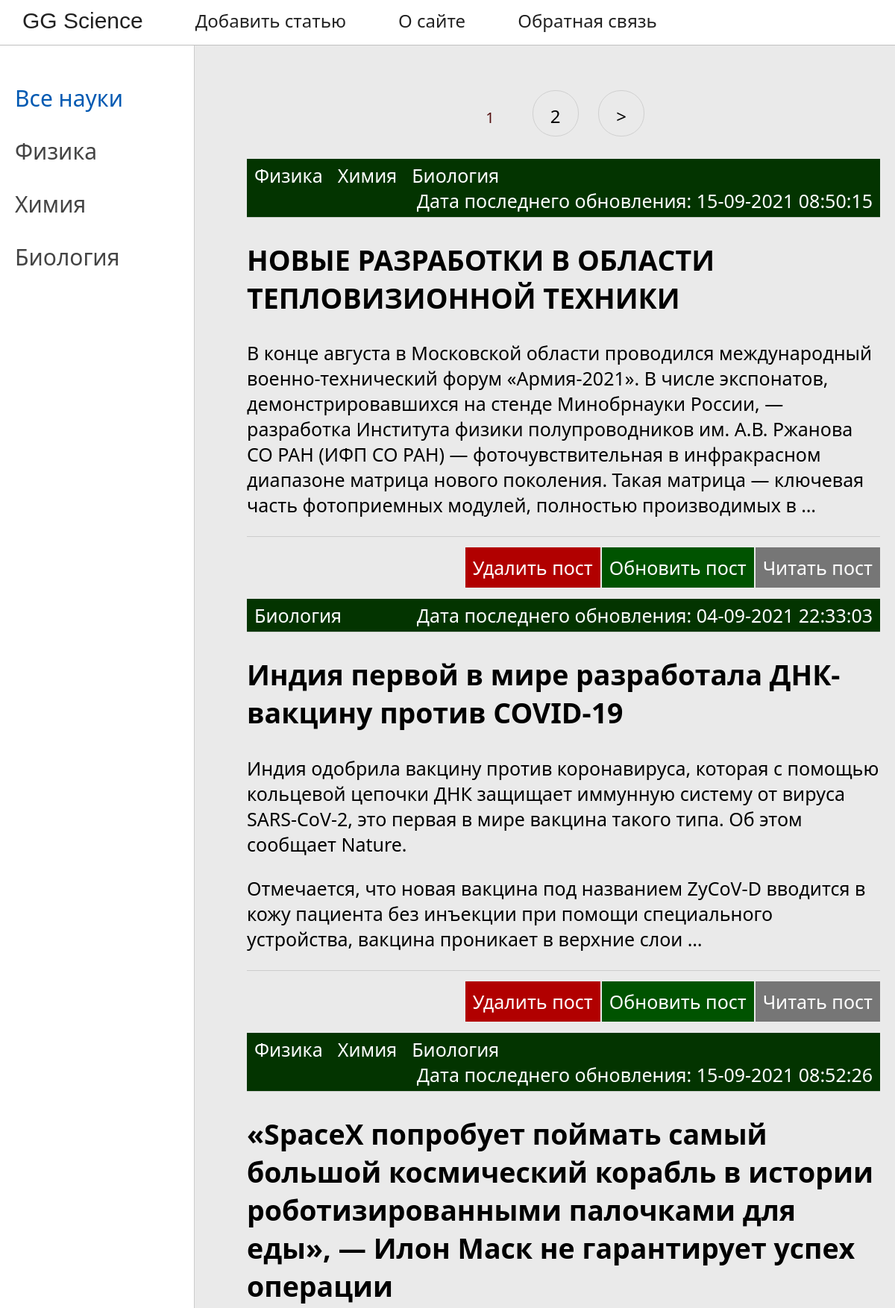
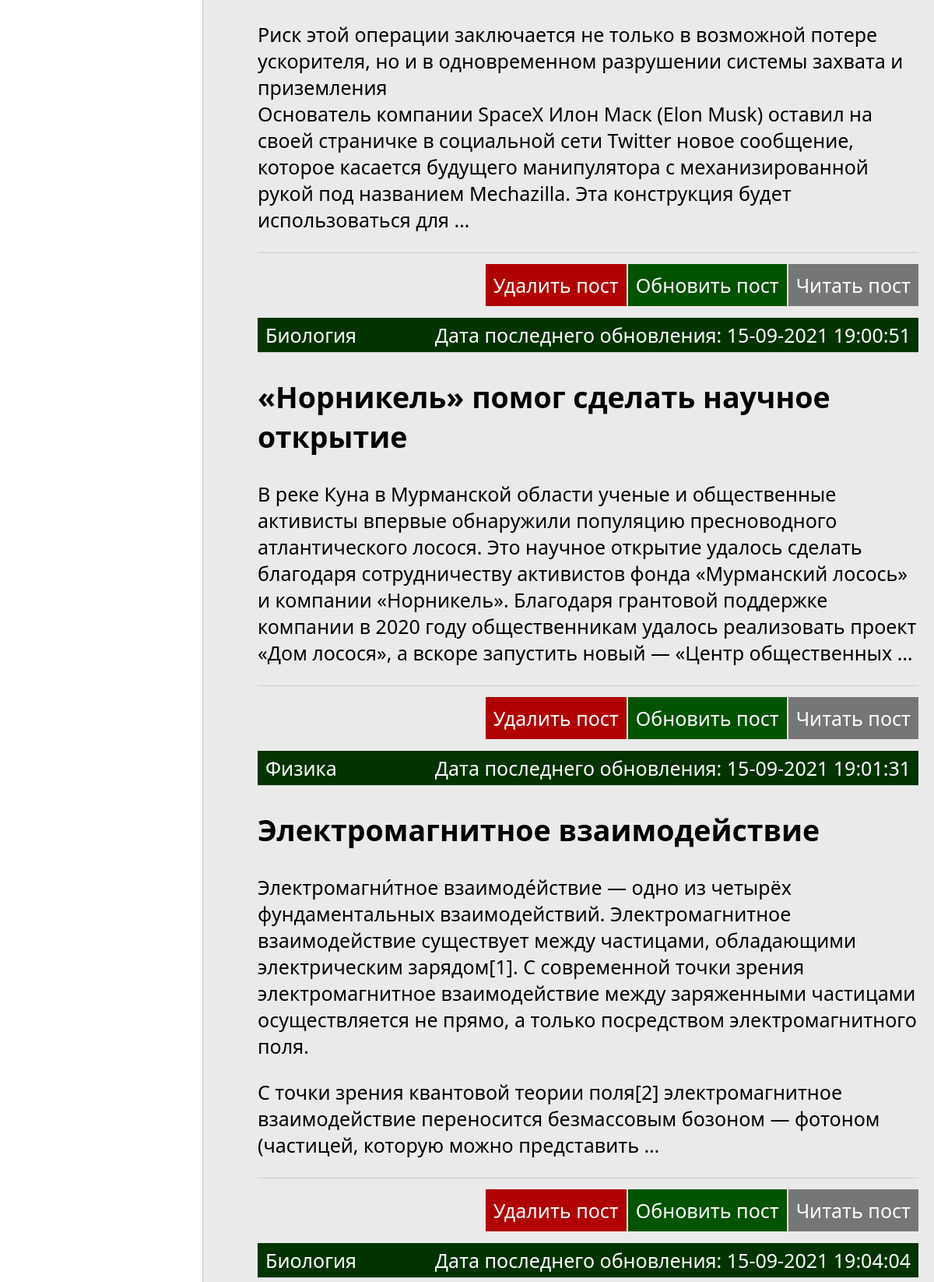
The app's page /science/ (upper part) with its own data (2 pictures, top to bottom).
### Science/models.py (models this page shows, shortened)
class Science(models.Model):
    title = models.CharField(max_length=255, verbose_name="Название науки")
    slug = models.SlugField(max_length=255, unique=True, db_index=True, verbose_name='URL')
    class Meta:
        verbose_name = 'Наука'
        verbose_name_plural = 'Науки'
    def __str__(self):
        return self.title
    def get_absolute_url(self):
        return reverse('category_science', kwargs={'slug_name': self.slug})

class Article(models.Model):
    title = models.CharField(max_length=255, verbose_name="Статья")
    slug = models.SlugField(max_length=255, unique=True, db_index=True, verbose_name='URL')
    content = models.TextField(blank=True, verbose_name='Текст статьи')
    time_create = models.DateTimeField(auto_now_add=True, verbose_name='Дата создания')
    time_update = models.DateTimeField(auto_now=True, verbose_name='Дата обновления')
    science = models.ManyToManyField('Science', verbose_name='Наука')
    class Meta:
        verbose_name = 'Научная статья'
        verbose_name_plural = 'Научные статьи'
    def get_absolute_url(self):
        return reverse('show_article', kwargs={'slug_name': self.slug})

### Science/views.py (the view)
# urls.py: path('', Science_articles.as_view(), name='science'),
class Science_articles(Mixin, ListView):
    model = Article
    context_object_name = 'posts'
    template_name = 'Science/show_articles.html'
    def get_context_data(self, *, object_list=None, **kwargs):
        context = super().get_context_data(**kwargs)
        new_context = self.get_user_context(title='Научные статьи', selected=0)
        return {**new_context, **context}
    def get_queryset(self):
        return Article.objects.all().prefetch_related('science')

### Science/utils.py (called while the page is built)
    def get_user_context(self, **kwargs):
        context = kwargs
        register = self.request.user.is_authenticated
        sciences = Science.objects.all()
        context['sciences'] = sciences
        return context

### Scientists/templatetags/Scientists_tags.py (called while the page is built)
@register.inclusion_tag(takes_context=True, filename="Scientists/menu.html")
def menu(context):
    menu = [
            {'title': 'О сайте', 'url_name': 'about'},
            {'title': 'Обратная связь', 'url_name': 'contact'},
            ]
    context["menu"] = menu
    return context

### Science/templates/Science/show_articles.html (shortened to what this page needs)
{% extends 'Science/base.html' %}
{% block content %}
<ul class="list-articles">
    {% for p in posts %}
    <li>
        <div class="article-panel">
            {% for sc in p.science.all %}
            <p class="first">{{sc}}</p>
            {% endfor %}
            <p class="last">Дата последнего обновления: {{p.time_update|date:"d-m-Y H:i:s"}}</p>
        </div>
    <li><h2>{{p.title}}</h2>
        {% autoescape on %}
        {{p.content|linebreaks|truncatewords:50}}
        {% endautoescape %}
        <div class="actions-post">
            <p class="link-delete-post"><a href="{% url 'delete_article' p.slug %}">Удалить пост</a></p>
            <p class="link-update-post"><a href="{% url 'edit_article' p.slug %}">Обновить пост</a></p>
            <p class="link-read-post"><a href="{{ p.get_absolute_url }}">Читать пост</a></p>
        </div>
    </li>
    {% endfor %}
</ul>
{% endblock %}

### Science/templates/Science/base.html (shortened to what this page needs)
{% extends 'main/main_base.html' %}
{% load static %}
{% load Scientists_tags %}
	{% block left-list %}
	<td valign="top" class="left-chapters">
	<ul id="leftchapters">
		{% if selected == 0 %}
                   <li class="selected">Все науки</li>
{% else %}
                   <li><a href="{% url 'science' %}">Все науки</a></li>
{% endif %}
		{% for science in sciences %}
		{% if selected == science.pk %}
					   <li class="selected">{{science}}<li>
		{% else %}
					   <li><a href="{{ science.get_absolute_url }}">{{science}}</a></li>
		{% endif %}
		{% endfor %}
	</ul>
</td>
{% endblock %}
{% block mainmenu %}
		<div class="header">
			<ul id="mainmenu" class="mainmenu">
		<li><a href="{% url 'science' %}" class="GG_Science">GG Science</a></li>
				<li><a href="{% url 'add_article' %}">Добавить статью</a></li>
		{% menu %}
			</ul>
		</div>
{% endblock %}

### Scientists/static/Scientists/css/styles.css (style rules this page uses)
html, body { font-family: 'Arial'; margin: 0; padding: 0; height: 100%; width: 100%; color: #444; }
a { color: #0059b2; text-decoration: none; }
p.link-read-post { text-align: right; }
.actions-post { overflow: hidden; display: flex; float: right; }
p.link-read-post a { padding: 10px; min-width: 100px; background: #767676; color: #fff; text-decoration: none; }
p.link-update-post { text-align: right; }
p.link-update-post a { margin-right: 2px; padding: 10px; min-width: 100px; background: #005300; color: #fff; text-decoration: none; }
p.link-delete-post { text-align: right; }
p.link-delete-post a { margin-right: 2px; padding: 10px; min-width: 100px; background: #b10000; color: #fff; text-decoration: none; }
div.article-panel { width: 100%; background: #033400; padding: 5px 10px 5px 10px; box-sizing: border-box; overflow: hidden; color: #555; }
div .article-panel p { overflow: hidden; }
div.article-panel p.first { padding-right: 20px; color: #ffffff; margin: 0; float: left; }
div.article-panel p.last { color: #ffffff; margin: 0; float: right; }
ul.list-articles { list-style: none; margin: 0; padding: 0; }
ul.list-articles li { border-bottom: 1px solid #ccc; }
.header { background: #ffffff; height: 60px; border-bottom: silver solid 1px; }
ul.mainmenu { font-family: "Segoe UI"; font-size: 24px; list-style: none; margin: 0; padding: 0; height: 60px; color: #212121; overflow: hidden; position: relative; top: -7.5px; }
ul.mainmenu li { float: left; margin: 18px 40px 0 30px; }
ul.mainmenu li a { color: #212121; text-decoration: none; }
.left-chapters { margin: 0; background: #ffffff; border-right: 1px solid #ccc; min-height: 100%; }
.left-chapters ul { width: 230px; min-height: 100%; margin: 0; padding: 20px 10px 10px 20px; list-style: none; font-size: 20px; }
.left-chapters ul li { font-size: 30px; font-family: "Segoe UI"; margin: 30px 0 0 0; color: #999; }
.left-chapters ul li.selected { color: #0059b2; }
.left-chapters ul li a { color: #444; text-decoration: none; }
.GG_Science { font-family: Sans-serif; font-size: 30px; position: relative; }

### records on screen
Science: title "Физика"
Science: title "Химия"
Science: title "Биология"
Article: time_update "15-09-2021 08:50:15", title "НОВЫЕ РАЗРАБОТКИ В ОБЛАСТИ ТЕПЛОВИЗИОННОЙ ТЕХНИКИ", content "В конце августа в Московской области проводился международный военно-технический форум «Армия-2021». В числе экспонатов, демонстрировавшихся на стенде Минобрнауки России, — разработка Института физики полупроводников им. А.В. Ржанова СО РАН (ИФП СО РАН) — фоточувствительная в инфракрасном диапазоне матрица нового поколения. Такая матрица ― ключевая часть фотоприемных модулей, полностью производимых в …"
Article: time_update "04-09-2021 22:33:03", title "Индия первой в мире разработала ДНК-вакцину против COVID-19", content "Индия одобрила вакцину против коронавируса, которая с помощью кольцевой цепочки ДНК защищает иммунную систему от вируса SARS-CoV-2, это первая в мире вакцина такого типа. Об этом сообщает Nature. Отмечается, что новая вакцина под названием ZyCoV-D вводится в кожу пациента без инъекции при помощи специального устройства, вакцина проникает в верхние слои …"
Article: time_update "15-09-2021 08:52:26", title "«SpaceX попробует поймать самый большой космический корабль в истории роботизированными палочками для еды», — Илон Маск не гарантирует успех операции", content "Риск этой операции заключается не только в возможной потере ускорителя, но и в одновременном разрушении системы захвата и приземления Основатель компании SpaceX Илон Маск (Elon Musk) оставил на своей страничке в социальной сети Twitter новое сообщение, которое касается будущего манипулятора с механизированной рукой под названием Mechazilla. Эта конструкция будет использоваться для …"
Article: time_update "15-09-2021 19:00:51", title "«Норникель» помог сделать научное открытие", content "В реке Куна в Мурманской области ученые и общественные активисты впервые обнаружили популяцию пресноводного атлантического лосося. Это научное открытие удалось сделать благодаря сотрудничеству активистов фонда «Мурманский лосось» и компании «Норникель». Благодаря грантовой поддержке компании в 2020 году общественникам удалось реализовать проект «Дом лосося», а вскоре запустить новый — «Центр общественных …"
Article: time_update "15-09-2021 19:01:31", title "Электромагнитное взаимодействие", content "Электромагни́тное взаимоде́йствие — одно из четырёх фундаментальных взаимодействий. Электромагнитное взаимодействие существует между частицами, обладающими электрическим зарядом[1]. С современной точки зрения электромагнитное взаимодействие между заряженными частицами осуществляется не прямо, а только посредством электромагнитного поля. С точки зрения квантовой теории поля[2] электромагнитное взаимодействие переносится безмассовым бозоном — фотоном (частицей, которую можно представить …"
Article: time_update "15-09-2021 19:04:04"

### other values on screen
{{ m.title }} "О сайте" "Обратная связь"
{{ p }} "1"
{{ p }} "2"
